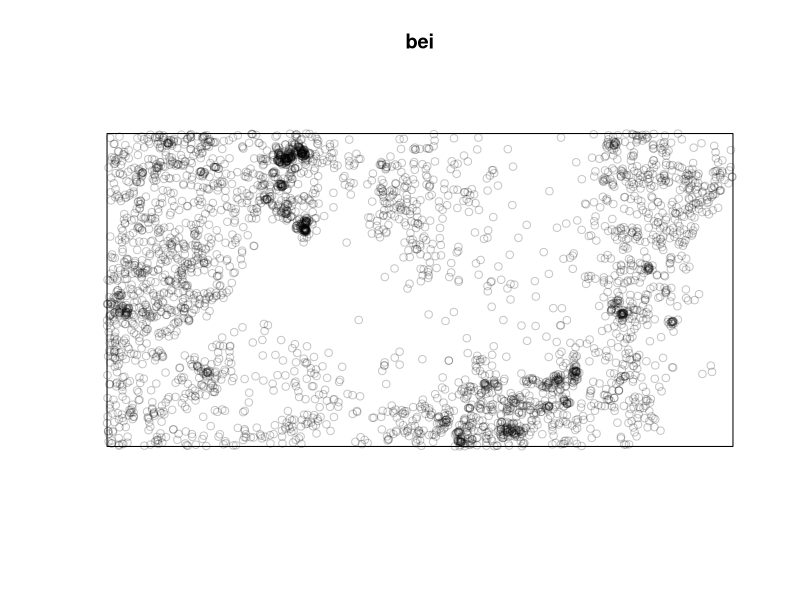
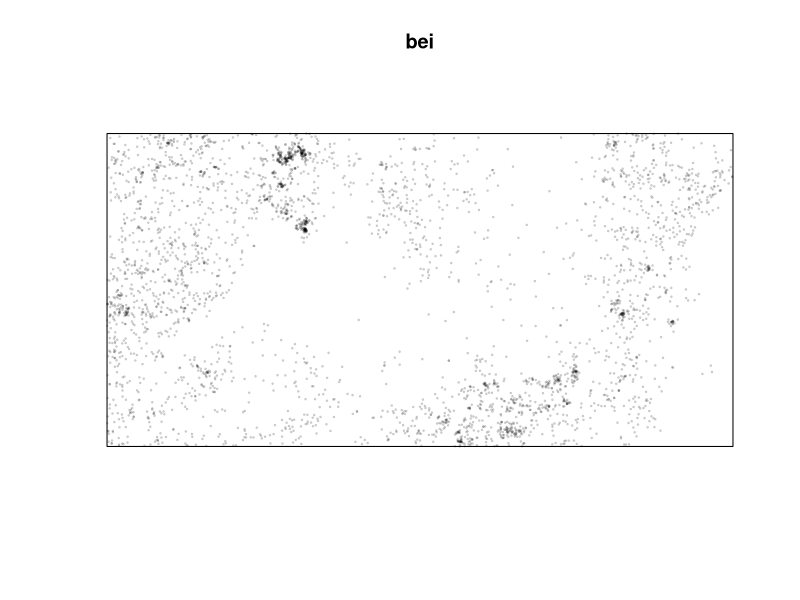
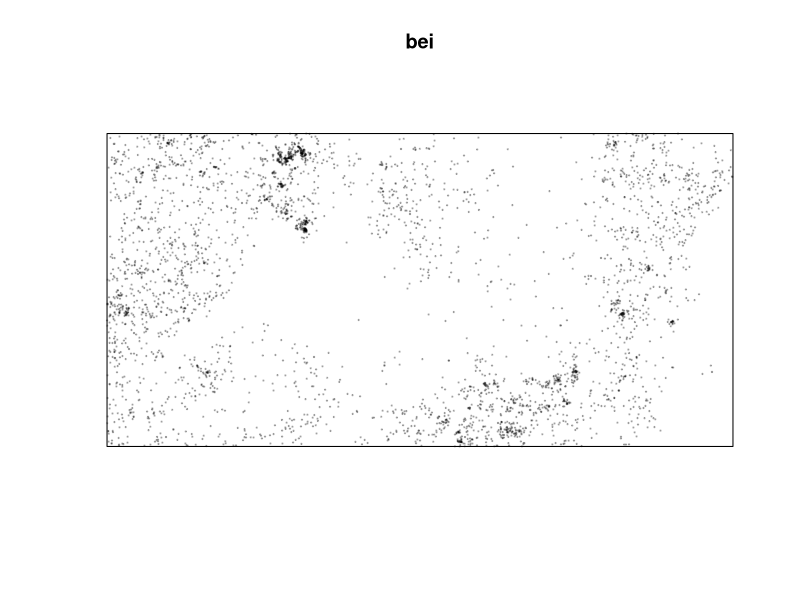
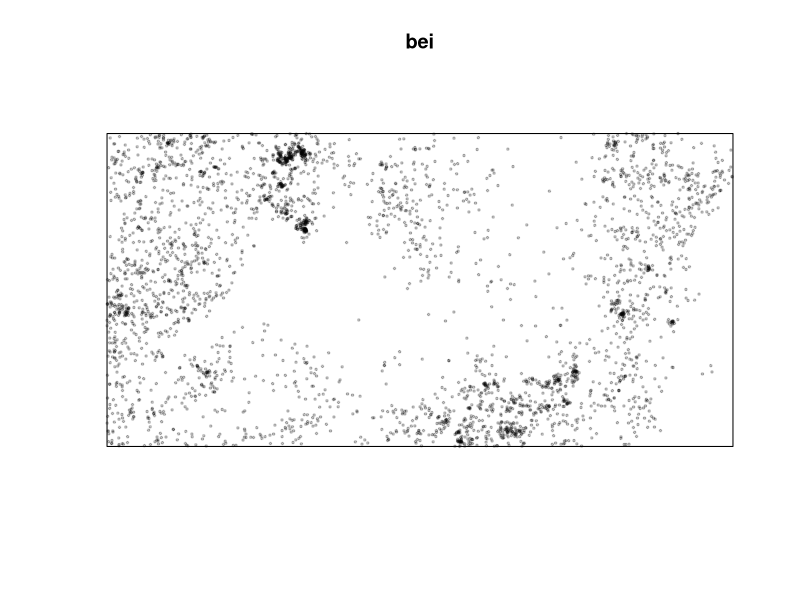
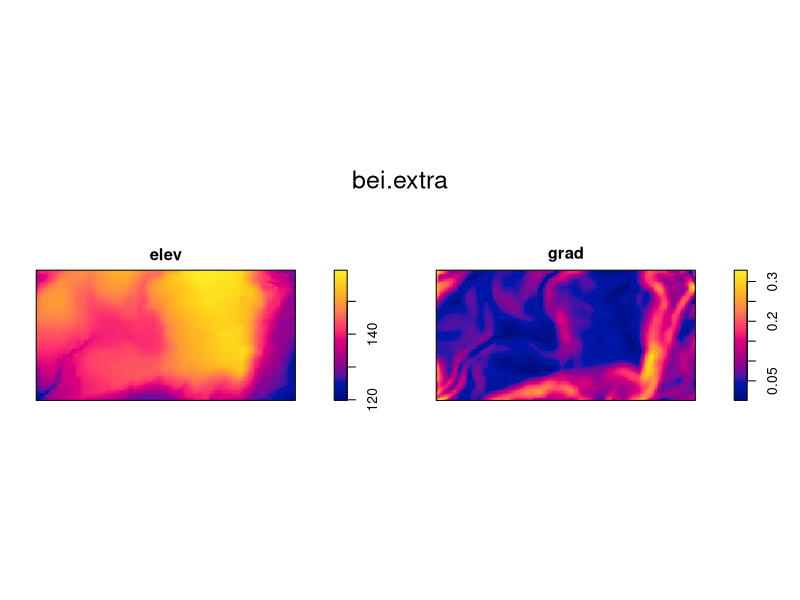
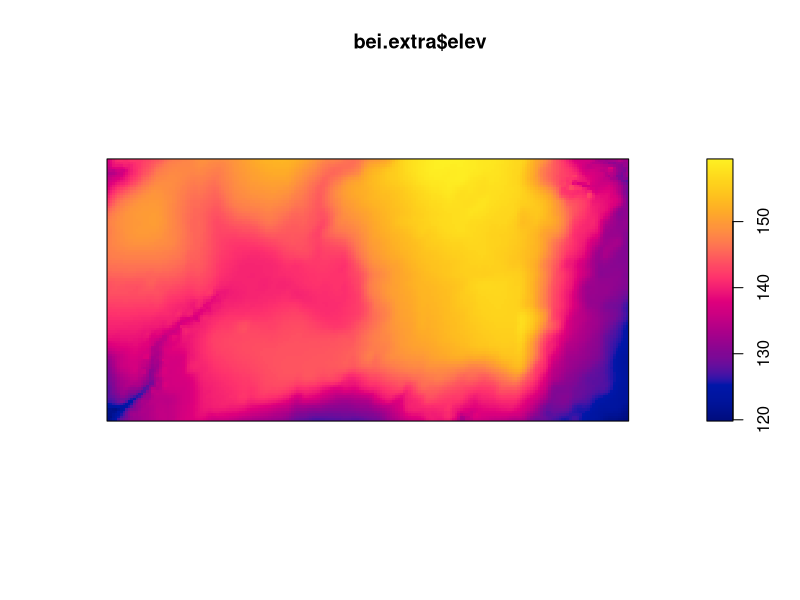
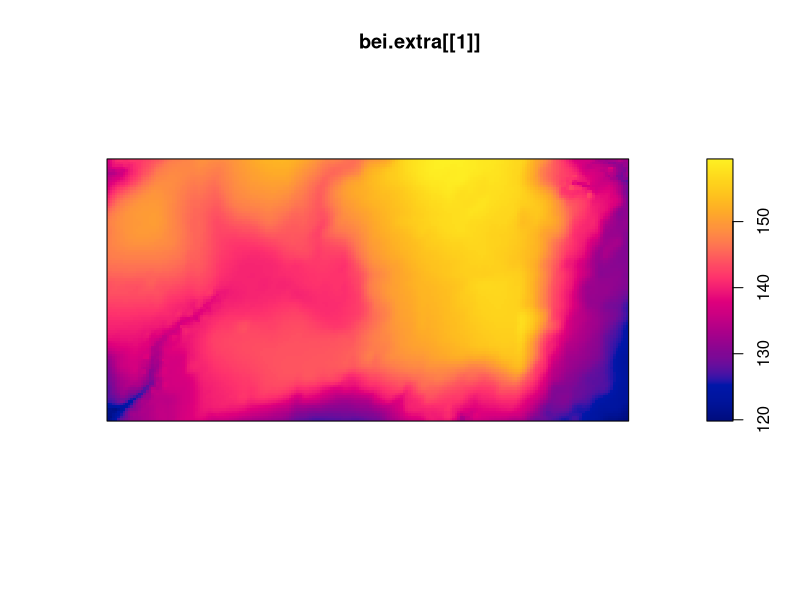
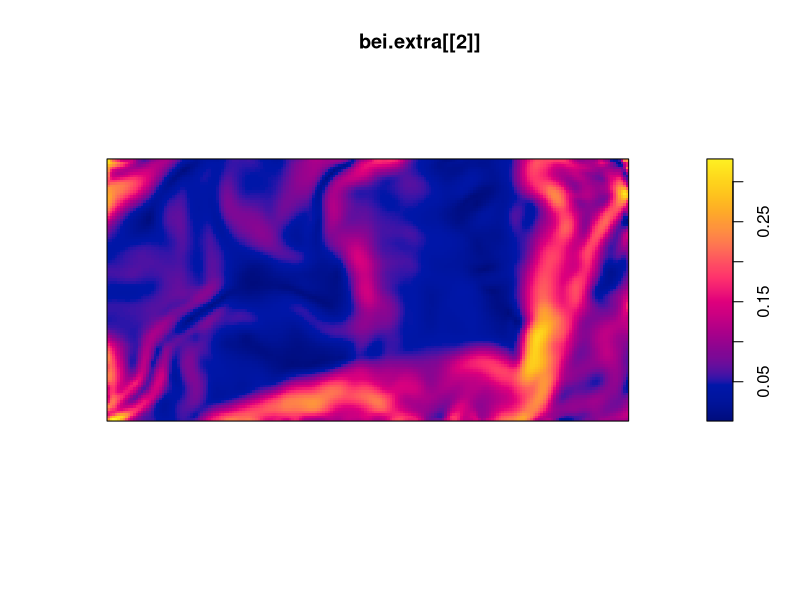

R code for these plots, in order:
#Code related to population ecology
# A package is needed for point pattern analysis
#To install the package
install.packages("spatstat")

library(spatstat)

# let's use the bei data:
# data description:
# https://CRAN.R-project.org/package=spatstat

bei

# plotting the data
plot(bei)

# changing dimension - cex
plot(bei, cex=.2)

# changing the symbol - pch
plot(bei, cex=.2, pch=19)
plot(bei, pch=20, cex=.5)

# additional datasets
bei.extra
plot(bei.extra)

# let's use only part of the dataset: elev
plot(bei.extra$elev)

# with 1 is just elevation 
plot(bei.extra[[1]])
plot(bei.extra[[2]])

elevation <- bei.extra$elev
el <- bei.extra[[1]] 
plot(el)

?density #me da info
# passing from points to a countinuous surface
beidens <- density(bei)

plot(beidens)
points(bei)
